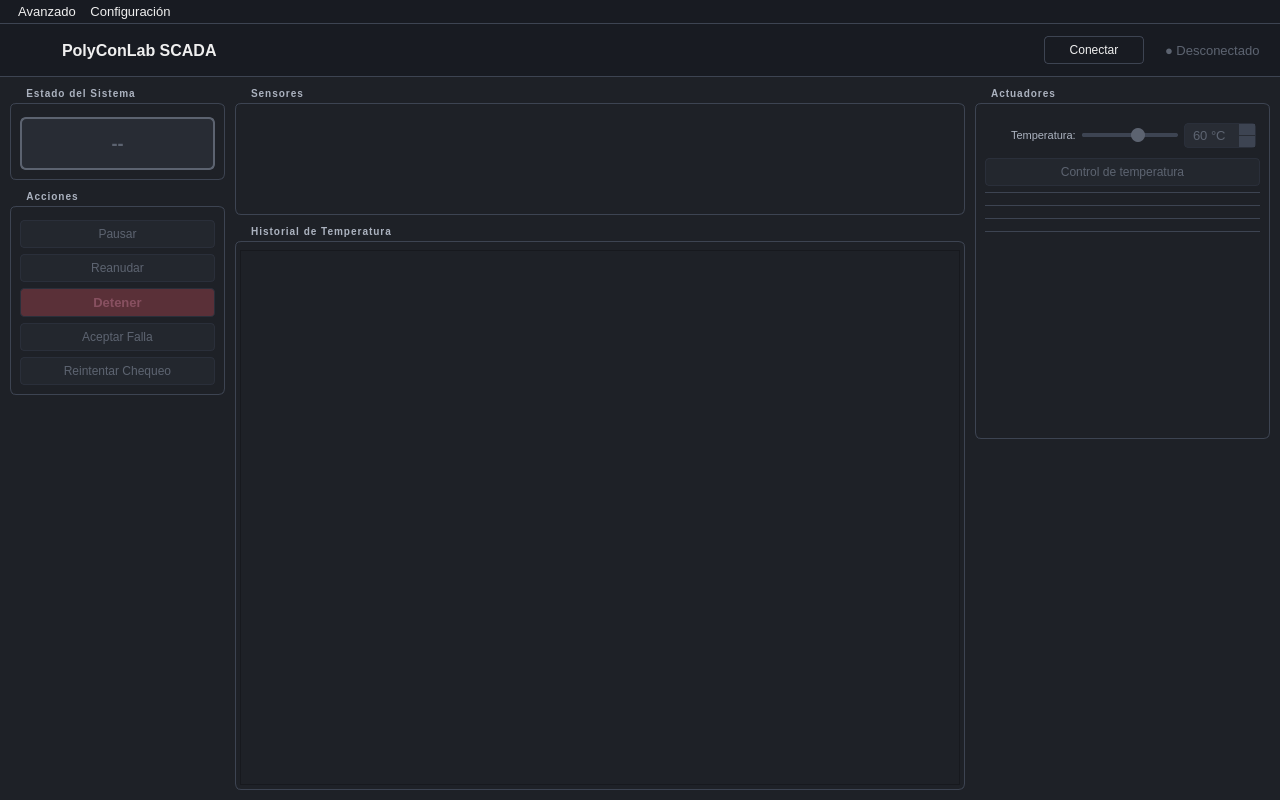
<?xml version="1.0" encoding="UTF-8"?>
<ui version="4.0">
 <class>MainWindow</class>
 <widget class="QMainWindow" name="MainWindow">
  <property name="geometry">
   <rect><x>0</x><y>0</y><width>1280</width><height>800</height></rect>
  </property>
  <property name="minimumSize">
   <size><width>1280</width><height>600</height></size>
  </property>
  <property name="windowTitle">
   <string>PolyConLab SCADA</string>
  </property>
  <property name="styleSheet">
   <string notr="true">QWidget {
    background-color: #1E2127;
    color: #EFEFEF;
    font-family: 'Segoe UI', Arial, sans-serif;
    font-size: 13px;
}
QGroupBox {
    border: 1px solid #3D4452;
    border-radius: 6px;
    margin-top: 16px;
    padding-top: 4px;
    color: #ABB2BF;
    font-size: 10px;
    font-weight: bold;
    text-transform: uppercase;
    letter-spacing: 1px;
}
QGroupBox::title {
    subcontrol-origin: margin;
    subcontrol-position: top left;
    left: 10px;
    padding: 0 4px;
}
QPushButton {
    background-color: #282C34;
    color: #EFEFEF;
    border: 1px solid #3D4452;
    border-radius: 4px;
    padding: 6px 12px;
    font-size: 12px;
}
QPushButton:hover {
    background-color: #353A47;
    border-color: #61AFEF;
}
QPushButton:pressed {
    background-color: #23272E;
}
QPushButton:disabled {
    color: #5C6370;
    background-color: #23272E;
    border-color: #2A2F3A;
}
QPushButton#btn_estop {
    background-color: #E06C75;
    color: white;
    font-weight: bold;
    font-size: 13px;
}
QPushButton#btn_estop:hover {
    background-color: #C0505E;
}
QPushButton#btn_estop:disabled {
    background-color: #5A3038;
    color: #885060;
}
QPushButton#btn_on {
    background-color: #56B870;
    color: #1A1D22;
    font-weight: bold;
}
QPushButton#btn_on:hover {
    background-color: #45A060;
}
QPushButton#btn_on:disabled {
    background-color: #2A4035;
    color: #5C6370;
}
QLineEdit {
    background-color: #282C34;
    color: #EFEFEF;
    border: 1px solid #3D4452;
    border-radius: 4px;
    padding: 4px 8px;
}
QLineEdit:focus {
    border-color: #61AFEF;
}
QPlainTextEdit {
    background-color: #151820;
    color: #7E8898;
    border: 1px solid #3D4452;
    border-radius: 4px;
    font-family: 'Consolas', 'Courier New', monospace;
    font-size: 11px;
}
QSpinBox {
    background-color: #282C34;
    color: #EFEFEF;
    border: 1px solid #3D4452;
    border-radius: 4px;
    padding: 3px 6px;
}
QSpinBox:disabled {
    color: #5C6370;
    border-color: #2A2F3A;
}
QSpinBox::up-button, QSpinBox::down-button {
    background: #3D4452;
    border: none;
    width: 16px;
}
QSlider::groove:horizontal {
    background: #3D4452;
    height: 4px;
    border-radius: 2px;
}
QSlider::sub-page:horizontal {
    background: #61AFEF;
    border-radius: 2px;
}
QSlider::handle:horizontal {
    background: #61AFEF;
    width: 14px;
    height: 14px;
    margin: -5px 0;
    border-radius: 7px;
}
QSlider::sub-page:horizontal:disabled {
    background: #3D4452;
}
QSlider::handle:horizontal:disabled {
    background: #5C6370;
}
QMenuBar {
    background-color: #181B22;
    color: #EFEFEF;
    border-bottom: 1px solid #3D4452;
    padding: 2px 8px;
    font-size: 13px;
}
QMenuBar::item:selected {
    background-color: #282C34;
    border-radius: 4px;
}
QMenu {
    background-color: #282C34;
    color: #EFEFEF;
    border: 1px solid #3D4452;
    padding: 4px 0;
}
QMenu::item {
    padding: 6px 20px 6px 12px;
}
QMenu::item:selected {
    background-color: #353A47;
}</string>
  </property>
  <widget class="QWidget" name="centralwidget">
   <layout class="QVBoxLayout" name="verticalLayout_main">
    <property name="spacing"><number>0</number></property>
    <property name="leftMargin"><number>0</number></property>
    <property name="topMargin"><number>0</number></property>
    <property name="rightMargin"><number>0</number></property>
    <property name="bottomMargin"><number>0</number></property>
    <item>
     <widget class="QWidget" name="header">
      <property name="minimumSize"><size><width>0</width><height>52</height></size></property>
      <property name="maximumSize"><size><width>16777215</width><height>52</height></size></property>
      <property name="styleSheet"><string notr="true">background-color: #181B22;</string></property>
      <layout class="QHBoxLayout" name="hbox_header">
       <property name="leftMargin"><number>16</number></property>
       <property name="topMargin"><number>0</number></property>
       <property name="rightMargin"><number>16</number></property>
       <property name="bottomMargin"><number>0</number></property>
       <property name="spacing"><number>10</number></property>
       <item>
        <widget class="QLabel" name="lbl_logo">
         <property name="minimumSize"><size><width>36</width><height>36</height></size></property>
         <property name="maximumSize"><size><width>36</width><height>36</height></size></property>
         <property name="text"><string/></property>
         <property name="alignment"><set>Qt::AlignCenter</set></property>
        </widget>
       </item>
       <item>
        <widget class="QLabel" name="lbl_title">
         <property name="text"><string>PolyConLab SCADA</string></property>
         <property name="styleSheet"><string notr="true">color: #EFEFEF; font-size: 16px; font-weight: bold;</string></property>
        </widget>
       </item>
       <item>
        <spacer name="hsp_header">
         <property name="orientation"><enum>Qt::Horizontal</enum></property>
         <property name="sizeHint" stdset="0"><size><width>40</width><height>20</height></size></property>
        </spacer>
       </item>
       <item>
        <widget class="QPushButton" name="btn_connect">
         <property name="minimumSize"><size><width>100</width><height>0</height></size></property>
         <property name="maximumSize"><size><width>100</width><height>16777215</height></size></property>
         <property name="text"><string>Conectar</string></property>
        </widget>
       </item>
       <item>
        <widget class="QLabel" name="lbl_conn">
         <property name="text"><string>● Desconectado</string></property>
         <property name="styleSheet"><string notr="true">color: #5C6370; font-size: 13px; margin-left: 8px;</string></property>
        </widget>
       </item>
      </layout>
     </widget>
    </item>
    <item>
     <widget class="QFrame" name="sep_header">
      <property name="minimumSize"><size><width>0</width><height>1</height></size></property>
      <property name="maximumSize"><size><width>16777215</width><height>1</height></size></property>
      <property name="styleSheet"><string notr="true">background: #3D4452; border: none;</string></property>
      <property name="frameShape"><enum>QFrame::HLine</enum></property>
      <property name="frameShadow"><enum>QFrame::Plain</enum></property>
     </widget>
    </item>
    <item>
     <widget class="QWidget" name="body">
      <property name="sizePolicy">
       <sizepolicy hsizetype="Preferred" vsizetype="Expanding">
        <horstretch>0</horstretch>
        <verstretch>1</verstretch>
       </sizepolicy>
      </property>
      <layout class="QHBoxLayout" name="hbox_body">
       <property name="leftMargin"><number>10</number></property>
       <property name="topMargin"><number>10</number></property>
       <property name="rightMargin"><number>10</number></property>
       <property name="bottomMargin"><number>10</number></property>
       <property name="spacing"><number>10</number></property>
       <item>
        <widget class="QWidget" name="panel_left">
         <property name="minimumSize"><size><width>215</width><height>0</height></size></property>
         <property name="maximumSize"><size><width>215</width><height>16777215</height></size></property>
         <layout class="QVBoxLayout" name="vbox_left">
          <property name="leftMargin"><number>0</number></property>
          <property name="topMargin"><number>0</number></property>
          <property name="rightMargin"><number>0</number></property>
          <property name="bottomMargin"><number>0</number></property>
          <property name="spacing"><number>10</number></property>
          <item>
           <widget class="QGroupBox" name="grp_state">
            <property name="title"><string>Estado del Sistema</string></property>
            <layout class="QVBoxLayout" name="vbox_state">
             <item>
              <widget class="QLabel" name="lbl_state">
               <property name="text"><string>--</string></property>
               <property name="alignment"><set>Qt::AlignCenter</set></property>
               <property name="styleSheet"><string notr="true">color: #5C6370; background: #282C34; border: 2px solid #5C6370; border-radius: 6px; font-size: 18px; font-weight: bold; padding: 14px 8px;</string></property>
              </widget>
             </item>
            </layout>
           </widget>
          </item>
          <item>
           <widget class="QGroupBox" name="grp_actions">
            <property name="title"><string>Acciones</string></property>
            <layout class="QVBoxLayout" name="vbox_actions">
             <property name="spacing"><number>6</number></property>
             <item>
              <widget class="QPushButton" name="btn_pause">
               <property name="text"><string>Pausar</string></property>
               <property name="enabled"><bool>false</bool></property>
              </widget>
             </item>
             <item>
              <widget class="QPushButton" name="btn_resume">
               <property name="text"><string>Reanudar</string></property>
               <property name="enabled"><bool>false</bool></property>
              </widget>
             </item>
             <item>
              <widget class="QPushButton" name="btn_estop">
               <property name="text"><string>Detener</string></property>
               <property name="enabled"><bool>false</bool></property>
               <property name="toolTip"><string>Detiene el sistema de forma segura: apaga actuadores, cierra válvulas y desconecta.
Reconecte para iniciar una nueva sesión.</string></property>
              </widget>
             </item>
             <item>
              <widget class="QPushButton" name="btn_ack">
               <property name="text"><string>Aceptar Falla</string></property>
               <property name="enabled"><bool>false</bool></property>
               <property name="toolTip"><string>Reconoce la falla y confirma que la condición fue resuelta.
Si el sistema estaba en MANUAL antes de la falla, vuelve directamente a MANUAL.
Si estaba en CHEQUEO, re-verifica los sensores automáticamente.</string></property>
              </widget>
             </item>
             <item>
              <widget class="QPushButton" name="btn_retry">
               <property name="text"><string>Reintentar Chequeo</string></property>
               <property name="enabled"><bool>false</bool></property>
               <property name="toolTip"><string>Solicita al PLC repetir el CHEQUEO completo y re-verifica todos los sensores.
Úselo si un sensor no respondió durante el inicio.</string></property>
              </widget>
             </item>
            </layout>
           </widget>
          </item>
          <item>
           <spacer name="vsp_left">
            <property name="orientation"><enum>Qt::Vertical</enum></property>
            <property name="sizeHint" stdset="0"><size><width>20</width><height>40</height></size></property>
           </spacer>
          </item>
         </layout>
        </widget>
       </item>
       <item>
        <widget class="QWidget" name="panel_center">
         <property name="sizePolicy">
          <sizepolicy hsizetype="Expanding" vsizetype="Preferred">
           <horstretch>1</horstretch>
           <verstretch>0</verstretch>
          </sizepolicy>
         </property>
         <layout class="QVBoxLayout" name="vbox_center">
          <property name="leftMargin"><number>0</number></property>
          <property name="topMargin"><number>0</number></property>
          <property name="rightMargin"><number>0</number></property>
          <property name="bottomMargin"><number>0</number></property>
          <property name="spacing"><number>10</number></property>
          <item>
           <widget class="QGroupBox" name="grp_readings">
            <property name="title"><string>Sensores</string></property>
            <layout class="QHBoxLayout" name="hbox_readings">
             <property name="spacing"><number>8</number></property>
             <item>
              <widget class="SensorCard" name="card_tin">
               <property name="minimumSize"><size><width>100</width><height>88</height></size></property>
              </widget>
             </item>
             <item>
              <widget class="SensorCard" name="card_tout">
               <property name="minimumSize"><size><width>100</width><height>88</height></size></property>
              </widget>
             </item>
             <item>
              <widget class="SensorCard" name="card_tcam">
               <property name="minimumSize"><size><width>100</width><height>88</height></size></property>
              </widget>
             </item>
             <item>
              <widget class="SensorCard" name="card_tmez">
               <property name="minimumSize"><size><width>100</width><height>88</height></size></property>
              </widget>
             </item>
             <item>
              <widget class="SensorCard" name="card_flow">
               <property name="minimumSize"><size><width>100</width><height>88</height></size></property>
              </widget>
             </item>
             <item>
              <widget class="SensorCard" name="card_lvl">
               <property name="minimumSize"><size><width>100</width><height>88</height></size></property>
              </widget>
             </item>
            </layout>
           </widget>
          </item>
          <item>
           <widget class="QGroupBox" name="grp_chart">
            <property name="title"><string>Historial de Temperatura</string></property>
            <property name="sizePolicy">
             <sizepolicy hsizetype="Preferred" vsizetype="Expanding">
              <horstretch>0</horstretch>
              <verstretch>1</verstretch>
             </sizepolicy>
            </property>
            <layout class="QVBoxLayout" name="vbox_chart">
             <property name="leftMargin"><number>4</number></property>
             <property name="topMargin"><number>4</number></property>
             <property name="rightMargin"><number>4</number></property>
             <property name="bottomMargin"><number>4</number></property>
             <property name="spacing"><number>4</number></property>
             <item>
              <widget class="QChartView" name="chart_view">
               <property name="sizePolicy">
                <sizepolicy hsizetype="Preferred" vsizetype="Expanding">
                 <horstretch>0</horstretch>
                 <verstretch>1</verstretch>
                </sizepolicy>
               </property>
              </widget>
             </item>
            </layout>
           </widget>
          </item>
         </layout>
        </widget>
       </item>
       <item>
        <widget class="QWidget" name="panel_right">
         <property name="minimumSize"><size><width>295</width><height>0</height></size></property>
         <property name="maximumSize"><size><width>295</width><height>16777215</height></size></property>
         <layout class="QVBoxLayout" name="vbox_right">
          <property name="leftMargin"><number>0</number></property>
          <property name="topMargin"><number>0</number></property>
          <property name="rightMargin"><number>0</number></property>
          <property name="bottomMargin"><number>0</number></property>
          <item>
           <widget class="QGroupBox" name="grp_ctrl">
            <property name="title"><string>Actuadores</string></property>
            <layout class="QVBoxLayout" name="vbox_ctrl">
             <property name="spacing"><number>6</number></property>
             <item>
              <widget class="ActuatorRow" name="row_heater"/>
             </item>
             <item>
              <widget class="QWidget" name="heater_setpoint_row">
               <layout class="QHBoxLayout" name="hbox_setpoint">
                <property name="leftMargin"><number>26</number></property>
                <property name="topMargin"><number>0</number></property>
                <property name="rightMargin"><number>4</number></property>
                <property name="bottomMargin"><number>4</number></property>
                <property name="spacing"><number>6</number></property>
                <item>
                 <widget class="QLabel" name="lbl_setpoint">
                  <property name="text"><string>Temperatura:</string></property>
                  <property name="styleSheet"><string notr="true">color: #ABB2BF; font-size: 11px;</string></property>
                 </widget>
                </item>
                <item>
                 <widget class="QSlider" name="heater_slider">
                  <property name="enabled"><bool>false</bool></property>
                  <property name="minimum"><number>0</number></property>
                  <property name="maximum"><number>100</number></property>
                  <property name="value"><number>60</number></property>
                  <property name="orientation"><enum>Qt::Horizontal</enum></property>
                 </widget>
                </item>
                <item>
                 <widget class="QSpinBox" name="heater_spinbox">
                  <property name="minimumSize"><size><width>72</width><height>0</height></size></property>
                  <property name="maximumSize"><size><width>72</width><height>16777215</height></size></property>
                  <property name="enabled"><bool>false</bool></property>
                  <property name="minimum"><number>0</number></property>
                  <property name="maximum"><number>100</number></property>
                  <property name="value"><number>60</number></property>
                  <property name="suffix"><string> °C</string></property>
                 </widget>
                </item>
               </layout>
              </widget>
             </item>
             <item>
              <widget class="QPushButton" name="btn_temp_control">
               <property name="enabled"><bool>false</bool></property>
               <property name="minimumSize"><size><width>0</width><height>28</height></size></property>
               <property name="text"><string>Control de temperatura</string></property>
              </widget>
             </item>
             <item>
              <widget class="QFrame" name="sep_act1">
               <property name="minimumSize"><size><width>0</width><height>1</height></size></property>
               <property name="maximumSize"><size><width>16777215</width><height>1</height></size></property>
               <property name="styleSheet"><string notr="true">background: #3D4452; border: none;</string></property>
               <property name="frameShape"><enum>QFrame::HLine</enum></property>
               <property name="frameShadow"><enum>QFrame::Plain</enum></property>
              </widget>
             </item>
             <item>
              <widget class="ActuatorRow" name="row_pump"/>
             </item>
             <item>
              <widget class="QFrame" name="sep_act2">
               <property name="minimumSize"><size><width>0</width><height>1</height></size></property>
               <property name="maximumSize"><size><width>16777215</width><height>1</height></size></property>
               <property name="styleSheet"><string notr="true">background: #3D4452; border: none;</string></property>
               <property name="frameShape"><enum>QFrame::HLine</enum></property>
               <property name="frameShadow"><enum>QFrame::Plain</enum></property>
              </widget>
             </item>
             <item>
              <widget class="ActuatorRow" name="row_chiller"/>
             </item>
             <item>
              <widget class="QFrame" name="sep_act3">
               <property name="minimumSize"><size><width>0</width><height>1</height></size></property>
               <property name="maximumSize"><size><width>16777215</width><height>1</height></size></property>
               <property name="styleSheet"><string notr="true">background: #3D4452; border: none;</string></property>
               <property name="frameShape"><enum>QFrame::HLine</enum></property>
               <property name="frameShadow"><enum>QFrame::Plain</enum></property>
              </widget>
             </item>
             <item>
              <widget class="ActuatorRow" name="row_valve1"/>
             </item>
             <item>
              <widget class="QFrame" name="sep_act4">
               <property name="minimumSize"><size><width>0</width><height>1</height></size></property>
               <property name="maximumSize"><size><width>16777215</width><height>1</height></size></property>
               <property name="styleSheet"><string notr="true">background: #3D4452; border: none;</string></property>
               <property name="frameShape"><enum>QFrame::HLine</enum></property>
               <property name="frameShadow"><enum>QFrame::Plain</enum></property>
              </widget>
             </item>
             <item>
              <widget class="ActuatorRow" name="row_valve2"/>
             </item>
             <item>
              <spacer name="vsp_ctrl">
               <property name="orientation"><enum>Qt::Vertical</enum></property>
               <property name="sizeHint" stdset="0"><size><width>20</width><height>40</height></size></property>
              </spacer>
             </item>
            </layout>
           </widget>
          </item>
          <item>
           <spacer name="vsp_right">
            <property name="orientation"><enum>Qt::Vertical</enum></property>
            <property name="sizeHint" stdset="0"><size><width>20</width><height>40</height></size></property>
           </spacer>
          </item>
         </layout>
        </widget>
       </item>
      </layout>
     </widget>
    </item>
   </layout>
  </widget>
  <widget class="QMenuBar" name="menuBar">
   <property name="geometry">
    <rect><x>0</x><y>0</y><width>1280</width><height>22</height></rect>
   </property>
   <widget class="QMenu" name="menu_avanzado">
    <property name="title"><string>Avanzado</string></property>
    <addaction name="action_log"/>
    <addaction name="action_download"/>
   </widget>
   <widget class="QMenu" name="menu_configuracion">
    <property name="title"><string>Configuración</string></property>
    <addaction name="action_connection"/>
   </widget>
   <addaction name="menu_avanzado"/>
   <addaction name="menu_configuracion"/>
  </widget>
  <action name="action_log">
   <property name="text"><string>Logs</string></property>
  </action>
  <action name="action_connection">
   <property name="text"><string>Conexión...</string></property>
  </action>
  <action name="action_download">
   <property name="text"><string>Descargar datos</string></property>
  </action>
 </widget>
 <customwidgets>
  <customwidget>
   <class>SensorCard</class>
   <extends>QFrame</extends>
   <header>ui.widgets</header>
  </customwidget>
  <customwidget>
   <class>ActuatorRow</class>
   <extends>QWidget</extends>
   <header>ui.widgets</header>
  </customwidget>
  <customwidget>
   <class>QChartView</class>
   <extends>QGraphicsView</extends>
   <header>PySide6.QtCharts</header>
  </customwidget>
 </customwidgets>
 <connections>
  <connection>
   <sender>heater_slider</sender>
   <signal>valueChanged(int)</signal>
   <receiver>heater_spinbox</receiver>
   <slot>setValue(int)</slot>
   <hints>
    <hint type="sourcelabel"><x>-1</x><y>-1</y></hint>
    <hint type="destinationlabel"><x>-1</x><y>-1</y></hint>
   </hints>
  </connection>
  <connection>
   <sender>heater_spinbox</sender>
   <signal>valueChanged(int)</signal>
   <receiver>heater_slider</receiver>
   <slot>setValue(int)</slot>
   <hints>
    <hint type="sourcelabel"><x>-1</x><y>-1</y></hint>
    <hint type="destinationlabel"><x>-1</x><y>-1</y></hint>
   </hints>
  </connection>
 </connections>
</ui>
